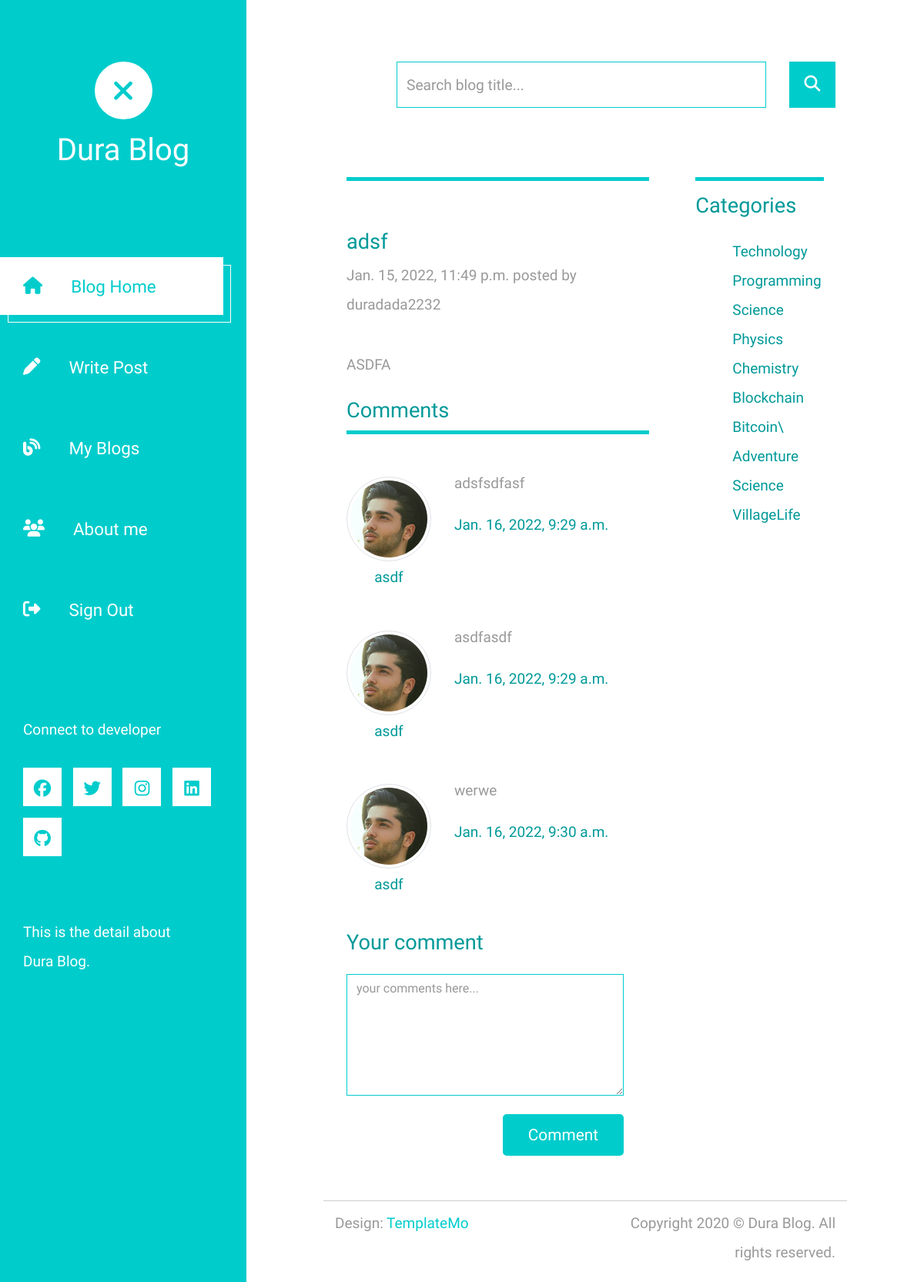
The page /blogs/s/2022-01-16-093016943183adsf (signed in) on the database its author committed.
### blog/models.py (models this page shows, shortened)
class BlogPost(models.Model):
    title=models.CharField(max_length=100)
    content=RichTextField(blank=True, null=True)
    date_posted=models.DateTimeField(auto_now_add=True)
    author=models.ForeignKey(User,on_delete=models.CASCADE,editable=False)
    category=models.ForeignKey(Category,on_delete=models.CASCADE)
    thumbnail=models.ImageField(upload_to='blog/',blank=True,null=True)
    slug_title=models.SlugField(unique=True,null=False,blank=False,editable=False)
    count_comments=models.IntegerField(default=0)

class BlogComment(models.Model):
    comment=models.TextField(max_length=500)
    date_posted=models.DateTimeField(auto_now_add=True)
    author=models.ForeignKey(User,on_delete=models.CASCADE)
    blog=models.ForeignKey(BlogPost,on_delete=models.CASCADE)

class Category(models.Model):
    name=models.CharField(max_length=50)

### blog/views.py (the view)
# urls.py: path('blogs/s/<slug:blog_slug>', view_aBlog_bySlug, name='view_aBlog_bySlug'),
def view_aBlog_bySlug(request, blog_slug):
    blog = BlogPost.objects.get(slug_title=blog_slug)
    categoryList = Category.objects.all()
    blog_comments = func_get_all_comments(blog.id)
    context = {'page_title': blog.title,
               'blog': blog, 'categoryList': categoryList, 'comments': blog_comments}
    return render(request, 'blog.html', context)

### blog/views.py (called while the page is built)
def func_get_all_comments(blog_id):
    return BlogComment.objects.filter(blog=blog_id)

### blog/templates/blog.html (shortened to what this page needs)
{% extends 'base.html' %}
{% block single_blog %}
<div class="col col-lg-12">
    <div class="row tm-row">
        <div class="col-12">
            <hr class="tm-hr-primary tm-mb-55">
        </div>
    </div>
    <div class="row tm-row">
        <div class="col-lg-12 tm-post-col">
            <div class="tm-post-full">
                <div class="mb-4">
                    <h2 class="pt-2 tm-color-primary tm-post-title">{{blog.title}}</h2>
                    <p class="tm-mb-40">{{blog.date_posted}} posted by {{blog.author.username}}</p>
                    <p>
                        {{blog.content|safe}}
                    </p>
                </div>
                {% if request.user.is_authenticated %}
                <div>
                    <h2 class="tm-color-primary tm-post-title">Comments</h2>
                    <hr class="tm-hr-primary tm-mb-45">
                    <div id="comments">
                        {% include 'blog_comments.html' %}
                    </div>
                </div>
                <div>
                    {% include 'add_comment.html' %}
                </div>
                {% endif %}
            </div>
        </div>
    </div>
</div>
{% endblock single_blog %}

### templates/base.html (shortened to what this page needs)
{% load static %}
<!DOCTYPE html>
<html lang="en">
<head>
    <link rel="stylesheet"
        href="https://cdn.jsdelivr.net/npm/@fortawesome/fontawesome-free@5.15.4/css/fontawesome.min.css">
    <link rel="stylesheet" href="{% static '/fontawesome/css/all.min.css' %}">
    <link rel="stylesheet" href="path/to/font-awesome/css/font-awesome.min.css">
    <link href="{% static 'css/bootstrap.min.css' %}" rel="stylesheet">
    <link href="{% static 'css/templatemo-xtra-blog.css' %}" rel="stylesheet">
</head>
<body>
    <header class="tm-header" id="tm-header">
        <div class="tm-header-wrapper">
            <div class="tm-site-header">
                <div class="mb-3 mx-auto tm-site-logo"><i class="fas fa-times fa-2x"></i></div>
                <h1 class="text-center">Dura Blog</h1>
            </div>
            <nav class="tm-nav" id="tm-nav">
                <ul>
                    <li class="tm-nav-item active"><a href="{% url 'view_allBlogs'%}" class="tm-nav-link">
                            <i class="fas fa-home"></i>
                            Blog Home
                        </a></li>
                    {% if request.user.is_authenticated %}
                    <li class="tm-nav-item"><a href="{% url 'add_aBlog' %}" class="tm-nav-link">
                            <i class="fas fa-pen"></i>
                            Write Post
                        </a></li>
                    <li class="tm-nav-item"><a href="{% url 'my_blogs' %}" class="tm-nav-link">
                        <i class="fas fa-blog"></i>
                            My Blogs
                        </a></li>
                    {% endif %}
                    <li class="tm-nav-item"><a href="{% url 'about_me' %}" class="tm-nav-link">
                            <i class="fas fa-users"></i>
                            About me
                        </a></li>
                    {% if request.user.is_authenticated %}
                    <li class="tm-nav-item"><a href="{% url 'logout' %}" class="tm-nav-link">
                        <i class="fas fa-sign-out-alt"></i>
                        Sign Out
                    </a></li>
                    {% endif %}
                </ul>
            </nav>
            <div class="tm-mb-65">
                <li class="tm-nav-item">
                    Connect to developer
                </a></li>
                <a rel="nofollow" href="{% url 'fb' %}" class="tm-social-link">
                    <i class="fab fa-facebook tm-social-icon"></i>
                </a>
                <a href="{% url 'tw' %}" class="tm-social-link">
                    <i class="fab fa-twitter tm-social-icon"></i>
                </a>
                <a href="{% url 'ig' %}" class="tm-social-link">
                    <i class="fab fa-instagram tm-social-icon"></i>
                </a>
                <a href="{% url 'ln' %}" class="tm-social-link">
                    <i class="fab fa-linkedin tm-social-icon"></i>
                </a>
                <a href="{% url 'gh' %}" class="tm-social-link">
                    <i class="fab fa-github tm-social-icon"></i>
                </a>
            </div>
            <p class="tm-mb-80 pr-5 text-white">
                This is the detail about Dura Blog.
            </p>
        </div>
    </header>
    <div class="container-fluid">
        <main class="tm-main">
            <div class="row tm-row">
                <div class="col-12">
                    <form method="POST" action="{% url 'search_blog_title' %}"
                        class="form-inline tm-mb-80 tm-search-form">
                        <input class="form-control tm-search-input" name="query" type="text"
                            placeholder="Search blog title..." aria-label="Search">
                        <button class="tm-search-button" type="submit">
                            <i class="fas fa-search tm-search-icon" aria-hidden="true"></i>
                        </button>
                    </form>
                </div>
            </div>
            <div class="row tm-row">
                <div class="col col-lg-8">
                    {% block single_blog %}{% endblock single_blog %}
                </div>
                <div class="col col-lg-4">
                    <aside class="col-lg-12 tm-aside-col">
                        <div class="tm-post-sidebar">
                            <hr class="mb-3 tm-hr-primary">
                            <h2 class="mb-4 tm-post-title tm-color-primary">Categories</h2>
                            <ul class="tm-mb-75 pl-5 tm-category-list">
                                {% for c in categoryList %}
                                <li><a href="{% url 'view_aCategory' c.id %}" class="tm-color-primary">{{c.name}}</a>
                                </li>
                                {% endfor %}
                            </ul>
                        </div>
                    </aside>
                </div>
            </div>
            <footer class="row tm-row">
                <hr class="col-12">
                <div class="col-md-6 col-12 tm-color-gray">
                    Design: <a rel="nofollow" target="_parent" href="https://templatemo.com"
                        class="tm-external-link">TemplateMo</a>
                </div>
                <div class="col-md-6 col-12 tm-color-gray tm-copyright">
                    Copyright 2020 © Dura Blog. All rights reserved.
                </div>
            </footer>
        </main>
    </div>
</body>
</html>

### blog/templates/blog_comments.html
{% if comments %}
{% for c in comments %}
<div class="tm-comment tm-mb-45">
    <figure class="tm-comment-figure">
        <img src="img/comment-1.jpg" alt="Image" class="mb-2 rounded-circle img-thumbnail">
        <figcaption class="tm-color-primary text-center">{{c.author}}</figcaption>
    </figure>
    <div>
        <p>
            {{c.comment}}
        </p>
        <div class="d-flex justify-content-between">
            <span class="tm-color-primary">{{c.date_posted}}</span>
        </div>
    </div>
</div>
{% endfor %}
{% endif %}

### rows shown on the page
BlogPost: title "adsf", date_posted "Jan. 15, 2022, 11:49 p.m.", author.username "duradada2232", content "ASDFA"
BlogComment: author "asdf", comment "adsfsdfasf", date_posted "Jan. 16, 2022, 9:29 a.m."
BlogComment: author "asdf", comment "asdfasdf", date_posted "Jan. 16, 2022, 9:29 a.m."
BlogComment: author "asdf", comment "werwe", date_posted "Jan. 16, 2022, 9:30 a.m."
Category: name "Technology"
Category: name "Programming"
Category: name "Science"
Category: name "Physics"
Category: name "Chemistry"
Category: name "Blockchain"
Category: name "Bitcoin\\"
Category: name "Adventure"
Category: name "Science"
Category: name "VillageLife"
